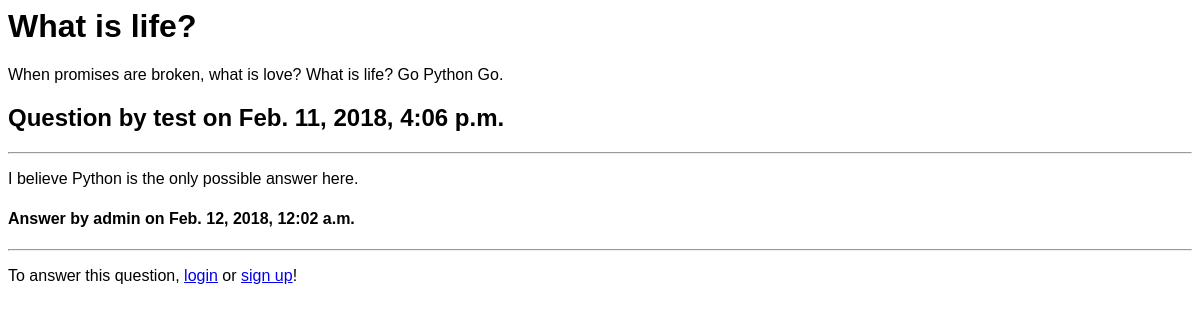
The app's page /questions/1/, older data.
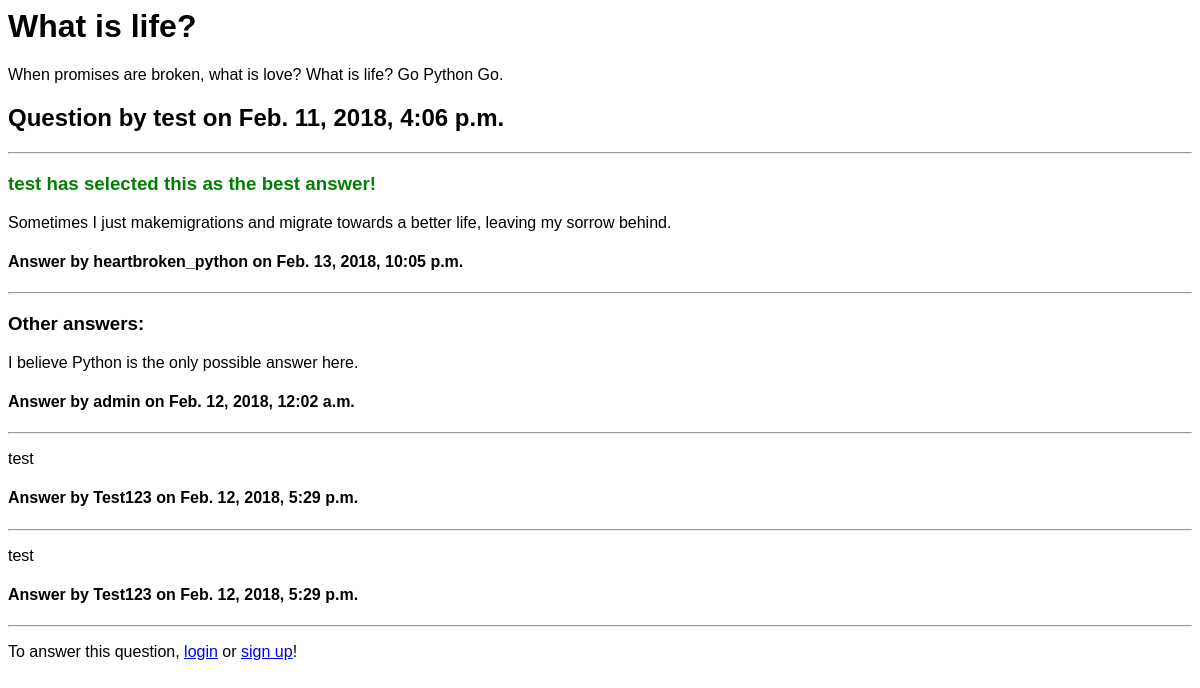
The same page, newer data.
### qa_web/models.py (models this page shows, shortened)
class Post(models.Model):
    content = models.TextField(null=True)
    owner = models.ForeignKey(settings.AUTH_USER_MODEL, null= True, on_delete=models.SET_NULL)
    creation_date = models.DateTimeField(auto_now_add=True)
    upvotes = models.IntegerField(default=0)
    downvotes = models.IntegerField(default=0)
    class Meta:
        abstract = True

class Questions(Post):
    title = models.CharField(max_length=300, null=True)
    visits = models.IntegerField(default=0)

class User(AbstractUser):
    pass

class Answers(Post):
    question = models.ForeignKey(Questions, null=True, on_delete=models.CASCADE)
    correct_answer = models.BooleanField(default = False)

### qa_web/views.py (the view)
# urls.py: path('questions/<int:id_>/', views.answers, name='answers'),
def answers(request, id_):
    q = get_object_or_404(Questions, pk=id_)
    if request.method == 'POST' and 'answer_form' in request.POST: #Update's database when somebody answers a question
        form = AnswersForm(request.POST)
        if form.is_valid():
            Answers.objects.create(content=request.POST['content'], owner=request.user, question=q)
    elif request.method == 'POST' and 'deselect' in request.POST:  #Update's database when somebody deselects best answer.
        updateAnswer = Answers.objects.get(question=q, correct_answer=True)
        updateAnswer.correct_answer = False;
        updateAnswer.save();
    elif request.method == 'POST': #Update's database when somebody selects a best answer.
        answer_id = [int(key.replace('select_', '')) for key in request.POST.keys() if key.startswith('select_')]
        if answer_id:
            updateAnswer = Answers.objects.get(id = answer_id[0])
            updateAnswer.correct_answer = True;
            updateAnswer.save();
    q_answers = Answers.objects.filter(question=q, correct_answer=False)
    q_best_answer = Answers.objects.filter(question=q, correct_answer=True)
    if (len(q_best_answer) > 0):
        q_best_answer = q_best_answer.last()
    return render(request, 'qa_web/answerspage.html', {'currentQuestion': q, 'answers': q_answers, 'bestAnswer': q_best_answer})

### qa_web/templates/qa_web/answerspage.html (shortened to what this page needs)
{% load static %}
<html>
  <head>
    <link rel="stylesheet" href="{% static 'css/pagedown.css' %}" />
    <link rel="stylesheet" href="{% static 'css/base.css' %}" />
  </head>
  <body>
  <div id="question">
      <h1>{{ currentQuestion.title }}</h1>
      <p>{{ currentQuestion.content }}</p>
      <h2>Question by {{ currentQuestion.owner }} on {{ currentQuestion.creation_date }}</h2>
      <hr>
  </div>
  <div id="answers">
  {% if bestAnswer %}
      <form id="deselect_form" method="post">
          {% if user == currentQuestion.owner %}
              <h3 class="good_answer">You have selected this as the best answer!</h3>
          {% else %}
              <h3 class="good_answer">{{currentQuestion.owner}} has selected this as the best answer!</h3>
          {% endif %}
          <p>{{ bestAnswer.content }}</p>
          <h4>Answer by {{ bestAnswer.owner }} on {{ bestAnswer.creation_date }}</h4>
          <hr>
      </form>
      <h3>Other answers:</h3>
  {% endif %}
  {% for answer in answers %}
      <form id="select{{ answer.id }}_form" method="post">
          <p>{{ answer.content }}</p>
          <h4>Answer by {{ answer.owner }} on {{ answer.creation_date }}</h4>
          <hr>
      </form>
  {% empty %}
    <h3>Be the first to answer this question!</h3>
  {% endfor %}
  </div>
  {% if user.is_authenticated %}
    <form id="answer_form" method="post">
        {% csrf_token %}
        <div id="wmd-button-bar"></div>
        <textarea id="wmd-input" name="content" class="wmd-input"></textarea>
        <div id="wmd-preview" class="wmd-panel wmd-preview"></div>
        <input type="submit" name="answer_form" value="Submit your answer"/>
    </form>
  {% else %}
   <p>To answer this question, <a href="/login">login</a> or <a href="/signup">sign up</a>!</p>
  {% endif %}
  </body>
</html>

### qa_web/static/css/pagedown.css (style rules this page uses)
body { background-color: White; font-family: sans-serif; }

### qa_web/static/css/base.css (style rules this page uses)
.good_answer { color: green; }

Row changes from the older to the newer data that the page shows:
shown differently, row unchanged: Questions "What is life?": owner (not shown) → "test"
added Answers: content "Sometimes I just makemigrations and migrate towards a better life, leaving my sorrow behind.", owner "heartbroken_python", creation_date "Feb. 13, 2018, 10:05 p.m."
added Answers: content "test", owner "Test123", creation_date "Feb. 12, 2018, 5:29 p.m."
added Answers: content "test", owner "Test123", creation_date "Feb. 12, 2018, 5:29 p.m."
Text that changed along with them:
text now shown: "has selected this as the best answer! Answer by on Other answers:"
